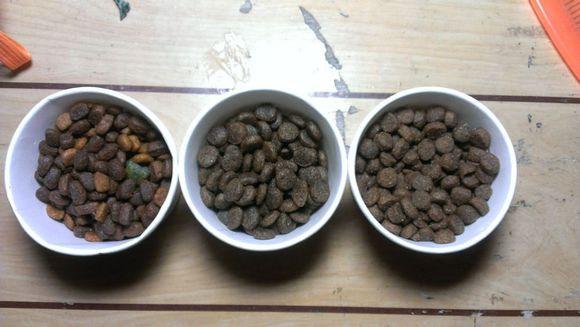
#> input picture 33.png, 580 x 327 px
$ python Threshold2.py
#> lines starting #> are read from the running program, lines starting #| are printed output that depends on the picture
import cv2
import numpy as np


def CannyThreshold(lowThreshold):
    detected_edges = cv2.GaussianBlur(gray, (3, 3), 0)
    detected_edges = cv2.Canny(detected_edges, lowThreshold, lowThreshold * ratio, apertureSize=kernel_size)
    dst = cv2.bitwise_and(img, img, mask=detected_edges)  # just add some colours to edges from original image.
    cv2.imshow('canny demo', dst)


lowThreshold = 0
max_lowThreshold = 100
ratio = 3
kernel_size = 3

img = cv2.imread('33.png')
#> img is the input picture: shape (327, 580, 3); mean B, G, R 132.8, 139, 146
gray = cv2.cvtColor(img, cv2.COLOR_BGR2GRAY)
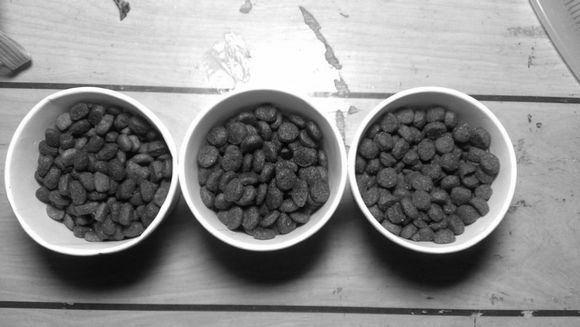
#> gray: shape (327, 580); min 0, max 255, mean 140.4

cv2.namedWindow('canny demo')

cv2.createTrackbar('Min threshold', 'canny demo', lowThreshold, max_lowThreshold, CannyThreshold)
#> slider 'Min threshold' is set to 20

CannyThreshold(0)  # initialization
#> in CannyThreshold, `detected_edges = cv2.Canny(detected_edges, lowThreshold, lowThreshold ..`:
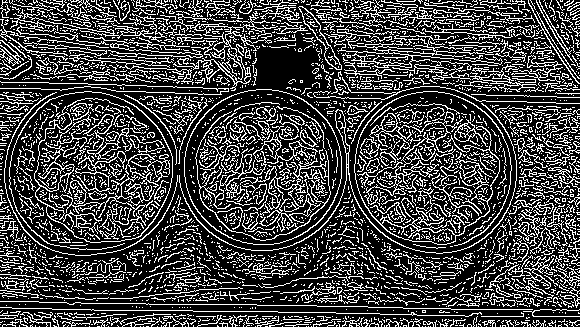
#> detected_edges: shape (327, 580); 26.4% white in thin lines or dots
#> in CannyThreshold, `dst = cv2.bitwise_and(img, img, mask=detected_edges)`:
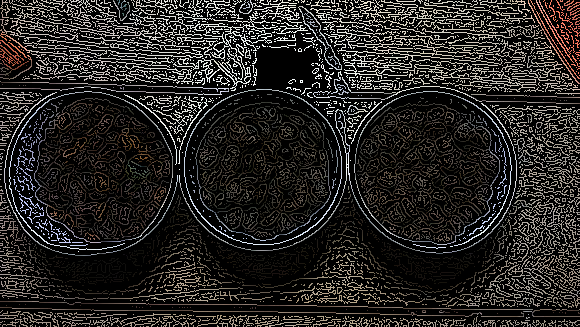
#> dst: shape (327, 580, 3); mean B, G, R 35.4, 37.2, 39.3
if cv2.waitKey(0) == 27:
#> call 2 of CannyThreshold, with lowThreshold = 20
#> in CannyThreshold (call 2), `detected_edges = cv2.Canny(detected_edges, lowThreshold, lowThreshold ..`:
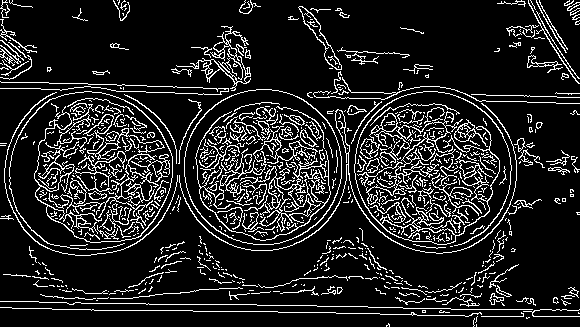
#> detected_edges: shape (327, 580); 13.4% white in thin lines or dots
#> in CannyThreshold (call 2), `dst = cv2.bitwise_and(img, img, mask=detected_edges)`:
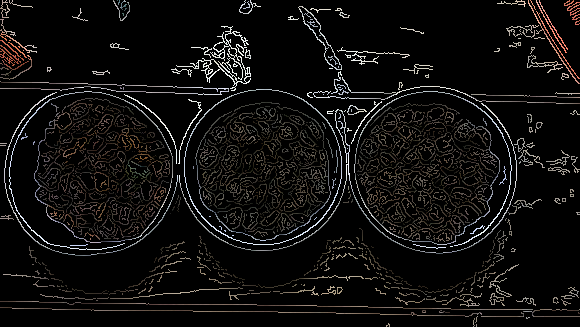
#> dst: shape (327, 580, 3); mean B, G, R 14.1, 14.9, 16
#> (key Esc is pressed here)
    cv2.destroyAllWindows()

$ run again, with 11.png copied over 33.png
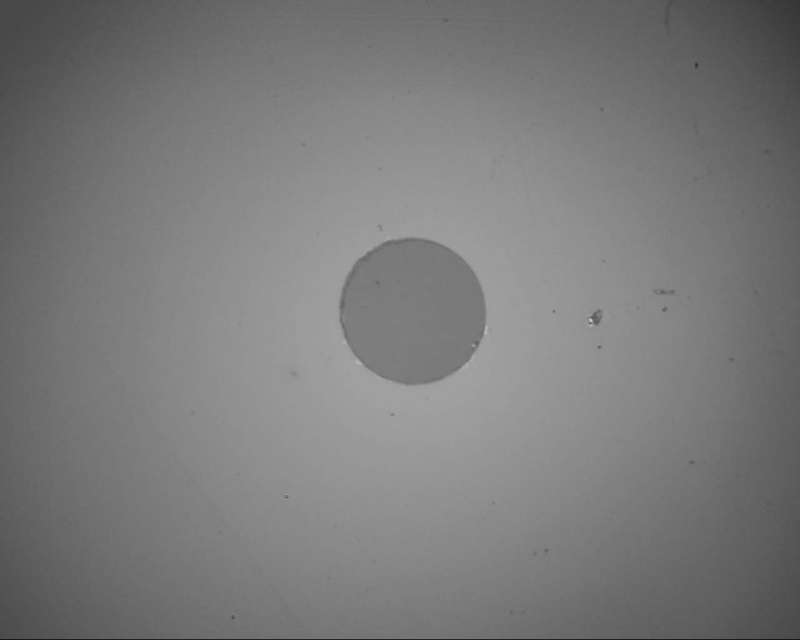
#> input picture 11.png, 800 x 640 px
#> img is the input picture: shape (640, 800, 3); min 22, max 208, mean 122.5
#> in CannyThreshold, `detected_edges = cv2.Canny(detected_edges, lowThreshold, lowThreshold ..`:
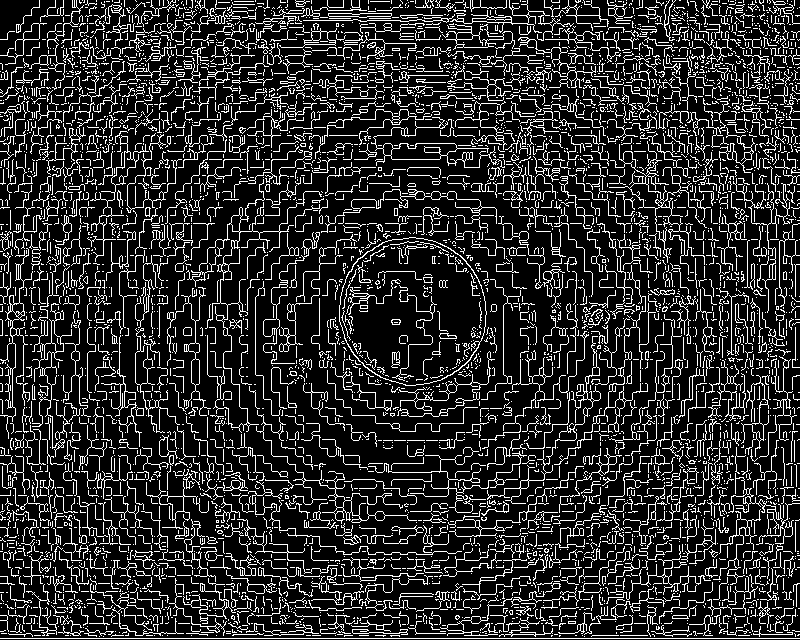
#> detected_edges: shape (640, 800); 17.3% white in thin lines or dots
#> in CannyThreshold (call 2), `detected_edges = cv2.Canny(detected_edges, lowThreshold, lowThreshold ..`:
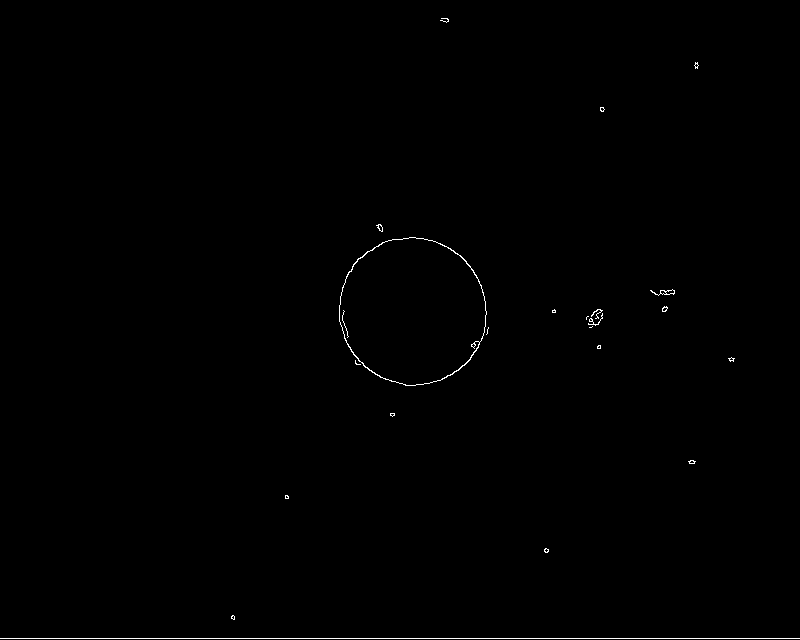
#> detected_edges: shape (640, 800); 0.34% white in thin lines or dots

$ run again, with 2222.png copied over 33.png
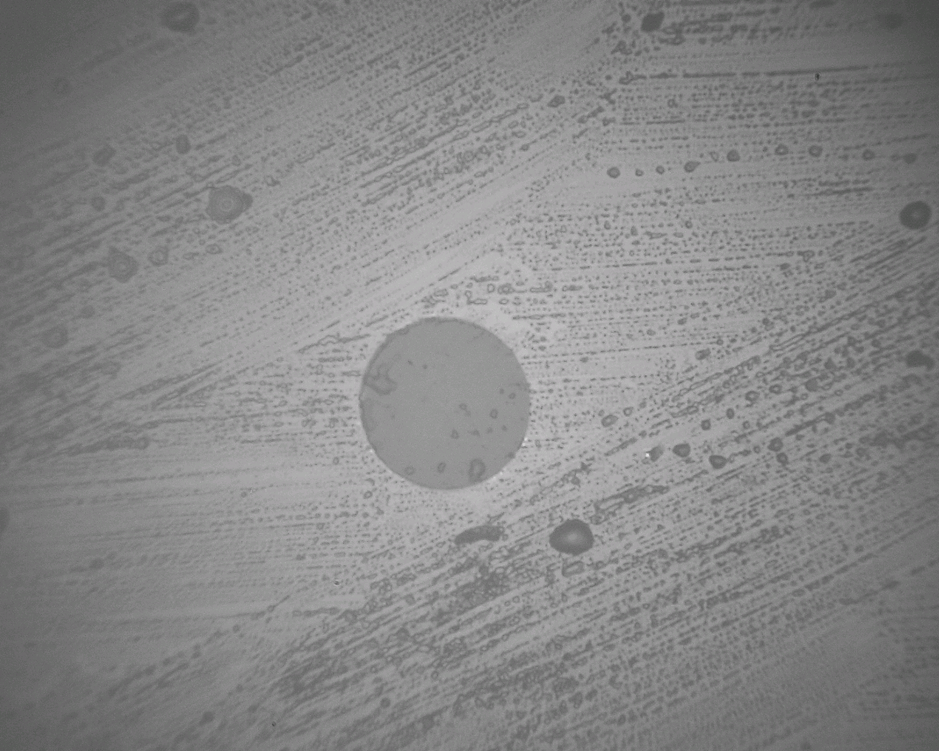
#> input picture 2222.png, 939 x 751 px, shrunk from 1280 x 1024 before the run
#> img is the input picture: shape (751, 939, 3); mean B, G, R 135.2, 135.1, 135.2
#> in CannyThreshold, `detected_edges = cv2.Canny(detected_edges, lowThreshold, lowThreshold ..`:
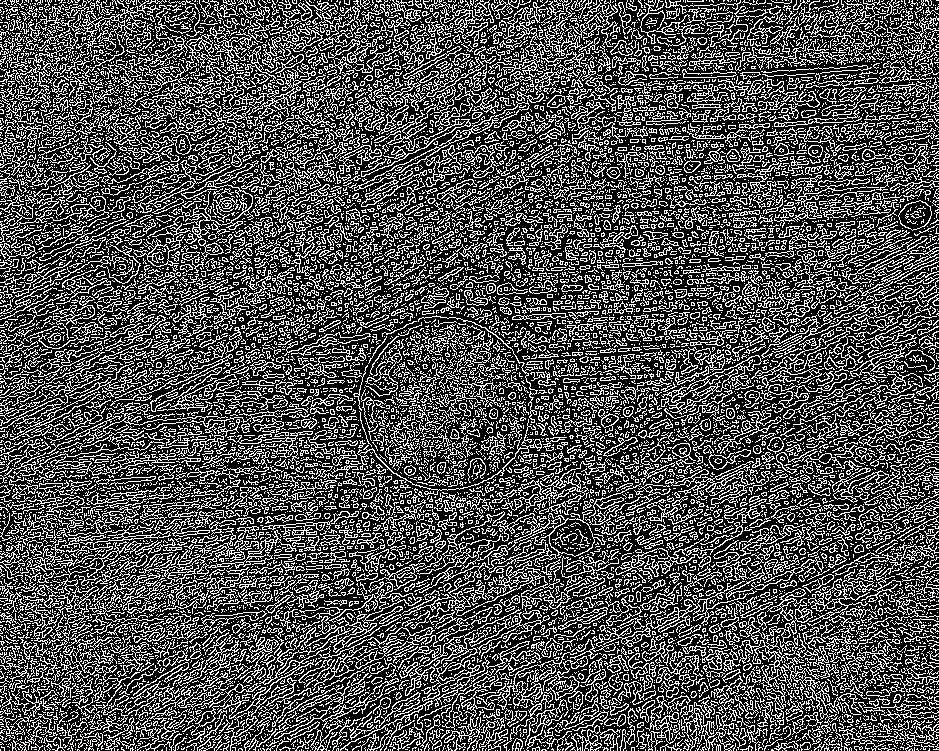
#> detected_edges: shape (751, 939); 31.5% white in thin lines or dots
#> in CannyThreshold (call 2), `dst = cv2.bitwise_and(img, img, mask=detected_edges)`:
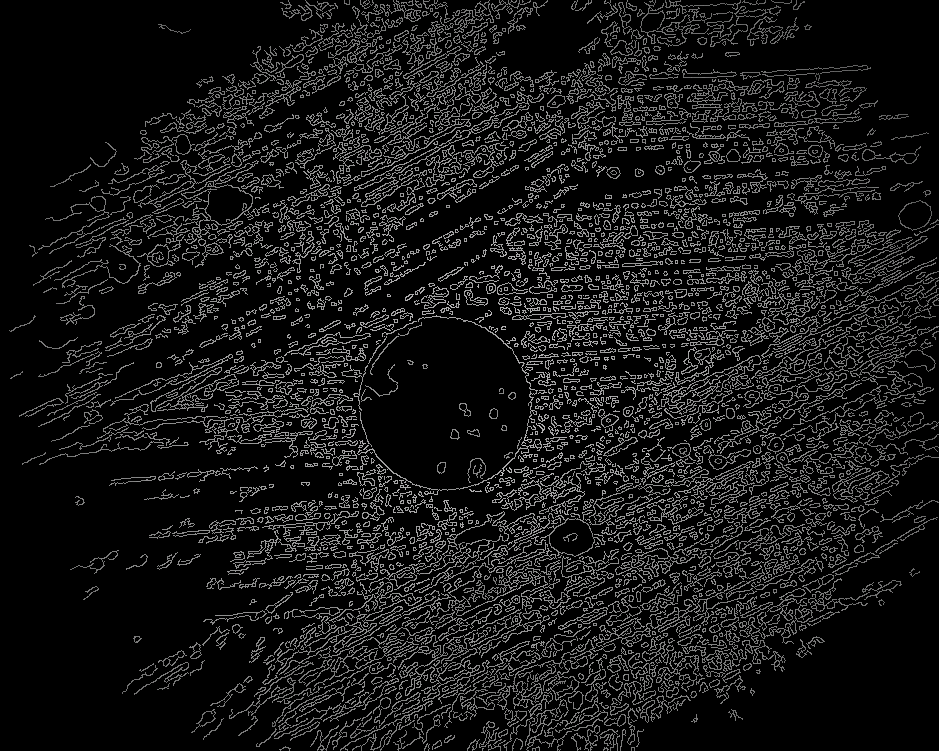
#> dst: shape (751, 939, 3); mean B, G, R 23.1, 23, 23.1
